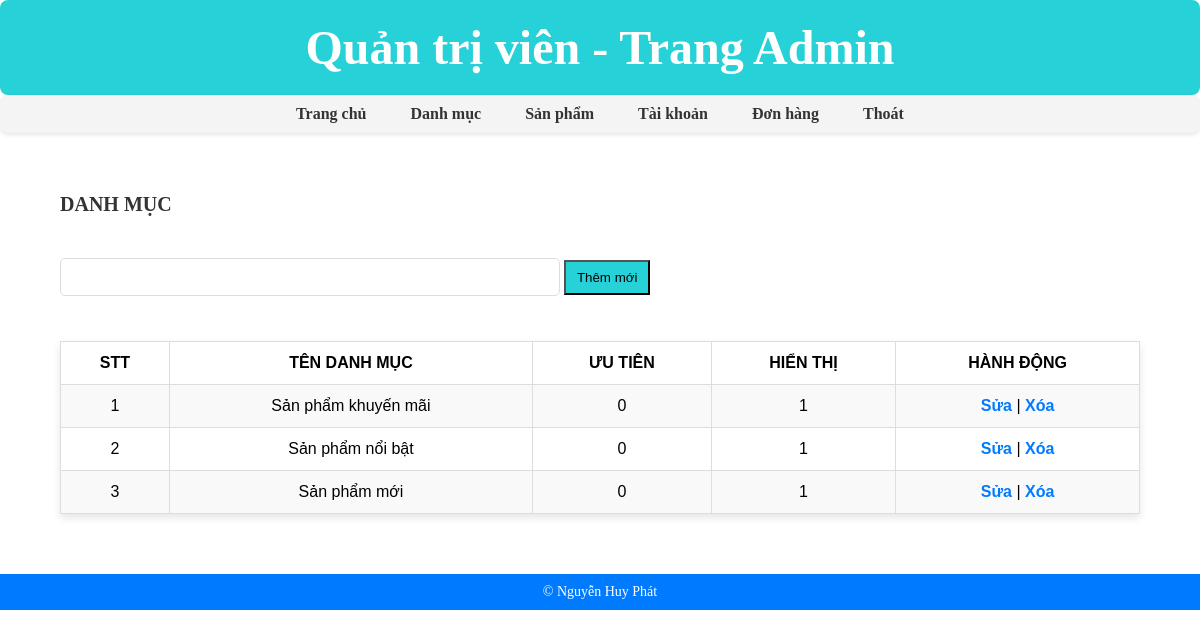
Screenshot of /admin/index.php?act=danhmuc (signed in) with the database file from the repository.
### tables this page shows
CREATE TABLE IF NOT EXISTS `catalog` (
  `id` int NOT NULL AUTO_INCREMENT,
  `cat_name` varchar(30) NOT NULL,
  `priority` int NOT NULL DEFAULT '0',
  `display` tinyint(1) NOT NULL DEFAULT '1',
  PRIMARY KEY (`id`)
);

### connection/CatalogHandling.php (called while the page is built, shortened)
<?php
function getAll_catalog()
{
    $conn = connectDTB();
    $stmt = $conn->prepare("SELECT * FROM catalog");
    $stmt->execute();
    $kq = $stmt->fetchAll();
    return $kq;
}

### admin/view/danhmuc.php (the view, shortened to what this page needs)
<div id="main">
    <div class="category">
        <h2>DANH MỤC</h2>
        <form action="../admin/index.php?act=adddm" method="post">
            <input type="text" name="tendm">
            <input type="submit" name="themmoi" value="Thêm mới">
        </form>
        <table class="cate_table">
            <tr>
                <th>STT</th>
                <th>Tên danh mục</th>
                <th>Ưu tiên</th>
                <th>Hiển thị</th>
                <th>Hành động</th>
            </tr>
            <?php
            if (isset($kq) && (count($kq) > 0)) {
                $i = 1;
                foreach ($kq as $dm) {
                    echo '<tr>
                            <td>' . $i . '</td>
                            <td>' . $dm['cat_name'] . '</td>
                            <td>' . $dm['priority'] . '</td>
                            <td>' . $dm['display'] . '</td>
                            <td><a href="../admin/index.php?act=updatedmform&id=' . $dm['id'] . '">Sửa</a> | <a href="../admin/index.php?act=delete&id=' . $dm['id'] . '">Xóa</a></td>
                        </tr>';
                    $i++;
                }
            }
            ?>
        </table>
    </div>
</div>

### admin/css/style.css (style rules this page uses)
* { margin: 0; padding: 0; box-sizing: border-box; }
#main { margin: 20px; padding: 20px; }
.category { padding: 20px; display: flex; flex-direction: column; gap: 15px; }
.category h2 { font-size: 20px; color: #333; margin-bottom: 10px; }
.category input[type="text"], .category input[type="email"], .category input[type="number"], .category select { padding: 10px; width: 100%; max-width: 500px; border: 1px solid #ddd; border-radius: 5px; font-size: 14px; margin-bottom: 15px; }
.category input[type="submit"] { padding: 8px; width: 8%; background-color: #26d2d8; cursor: pointer; margin-top: 15px; }
.category h2 { margin-bottom: 14px; }
.category .cate_table { width: 100%; margin-top: 15px; border-collapse: collapse; font-family: Arial, sans-serif; box-shadow: 0 4px 8px rgba(0, 0, 0, 0.1); }
th, td { border: 1px solid #ddd; padding: 12px; text-align: center; }
tr:first-child { background-color: #007BFF; text-transform: uppercase; }
tr:nth-child(even) { background-color: #f9f9f9; }
tr:nth-child(odd) { background-color: #ffffff; }
a { text-decoration: none; color: #007BFF; font-weight: bold; }

### rows the page displays
catalog: cat_name "Sản phẩm khuyến mãi", priority "0", display "1"
catalog: cat_name "Sản phẩm nổi bật", priority "0", display "1"
catalog: cat_name "Sản phẩm mới", priority "0", display "1"
